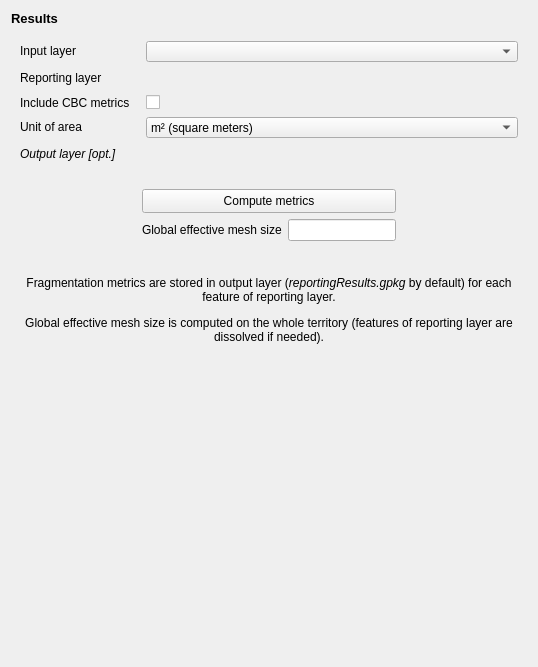
             <widget class="QWidget" name="fusionTab">
              <attribute name="title">
               <string>Light dispersal</string>
              </attribute>
              <layout class="QVBoxLayout" name="verticalLayout_2">
               <item>
                <widget class="QLabel" name="label_8">
                 <property name="sizePolicy">
                  <sizepolicy hsizetype="Expanding" vsizetype="Preferred">
                   <horstretch>0</horstretch>
                   <verstretch>0</verstretch>
                  </sizepolicy>
                 </property>
                 <property name="font">
                  <font>
                   <pointsize>10</pointsize>
                   <weight>75</weight>
                   <bold>true</bold>
                  </font>
                 </property>
                 <property name="text">
                  <string>Results</string>
                 </property>
                </widget>
               </item>
               <item>
                <widget class="QFrame" name="selectionLayerFrame_4">
                 <property name="sizePolicy">
                  <sizepolicy hsizetype="Expanding" vsizetype="Preferred">
                   <horstretch>0</horstretch>
                   <verstretch>0</verstretch>
                  </sizepolicy>
                 </property>
                 <property name="minimumSize">
                  <size>
                   <width>200</width>
                   <height>65</height>
                  </size>
                 </property>
                 <property name="frameShape">
                  <enum>QFrame::NoFrame</enum>
                 </property>
                 <property name="frameShadow">
                  <enum>QFrame::Raised</enum>
                 </property>
                 <layout class="QGridLayout" name="gridLayout_8">
                  <item row="0" column="0">
                   <widget class="QLabel" name="selectionLayerLabel_5">
                    <property name="sizePolicy">
                     <sizepolicy hsizetype="Fixed" vsizetype="Fixed">
                      <horstretch>0</horstretch>
                      <verstretch>0</verstretch>
                     </sizepolicy>
                    </property>
                    <property name="minimumSize">
                     <size>
                      <width>0</width>
                      <height>16</height>
                     </size>
                    </property>
                    <property name="font">
                     <font>
                      <weight>50</weight>
                      <bold>false</bold>
                     </font>
                    </property>
                    <property name="text">
                     <string>Input layer</string>
                    </property>
                   </widget>
                  </item>
                  <item row="0" column="1">
                   <widget class="QgsMapLayerComboBox" name="resultsInputLayer">
                    <property name="enabled">
                     <bool>true</bool>
                    </property>
                    <property name="sizePolicy">
                     <sizepolicy hsizetype="Preferred" vsizetype="Fixed">
                      <horstretch>0</horstretch>
                      <verstretch>0</verstretch>
                     </sizepolicy>
                    </property>
                    <property name="minimumSize">
                     <size>
                      <width>60</width>
                      <height>21</height>
                     </size>
                    </property>
                    <property name="maximumSize">
                     <size>
                      <width>16777215</width>
                      <height>21</height>
                     </size>
                    </property>
                    <property name="editable">
                     <bool>false</bool>
                    </property>
                    <property name="currentIndex">
                     <number>-1</number>
                    </property>
                    <property name="allowEmptyLayer">
                     <bool>false</bool>
                    </property>
                   </widget>
                  </item>
                  <item row="1" column="0">
                   <widget class="QLabel" name="selectionLayerLabel_12">
                    <property name="sizePolicy">
                     <sizepolicy hsizetype="Fixed" vsizetype="Fixed">
                      <horstretch>0</horstretch>
                      <verstretch>0</verstretch>
                     </sizepolicy>
                    </property>
                    <property name="minimumSize">
                     <size>
                      <width>120</width>
                      <height>16</height>
                     </size>
                    </property>
                    <property name="font">
                     <font>
                      <weight>50</weight>
                      <bold>false</bold>
                     </font>
                    </property>
                    <property name="text">
                     <string>Reporting layer</string>
                    </property>
                   </widget>
                  </item>
                  <item row="1" column="1">
                   <widget class="QgsFileWidget" name="resultsReportingLayer">
                    <property name="minimumSize">
                     <size>
                      <width>0</width>
                      <height>21</height>
                     </size>
                    </property>
                    <property name="maximumSize">
                     <size>
                      <width>16777215</width>
                      <height>21</height>
                     </size>
                    </property>
                   </widget>
                  </item>
                  <item row="2" column="0">
                   <widget class="QLabel" name="selectionLayerLabel_13">
                    <property name="sizePolicy">
                     <sizepolicy hsizetype="Fixed" vsizetype="Fixed">
                      <horstretch>0</horstretch>
                      <verstretch>0</verstretch>
                     </sizepolicy>
                    </property>
                    <property name="minimumSize">
                     <size>
                      <width>120</width>
                      <height>16</height>
                     </size>
                    </property>
                    <property name="font">
                     <font>
                      <weight>50</weight>
                      <bold>false</bold>
                     </font>
                    </property>
                    <property name="toolTip">
                     <string>Cross-Boundary Connection (CBC) is a method to mitigate border effect (data clip at administrative borders)</string>
                    </property>
                    <property name="toolTipDuration">
                     <number>0</number>
                    </property>
                    <property name="text">
                     <string>&lt;html&gt;&lt;head/&gt;&lt;body&gt;&lt;p&gt;Include CBC metrics &lt;img src=&quot;:/plugins/FragScape/icons/search.svg&quot; width=&quot;16&quot; height=&quot;16&quot;/&gt;&lt;/p&gt;&lt;/body&gt;&lt;/html&gt;</string>
                    </property>
                   </widget>
                  </item>
                  <item row="2" column="1">
                   <widget class="QCheckBox" name="resultsCBC">
                    <property name="text">
                     <string/>
                    </property>
                   </widget>
                  </item>
                  <item row="3" column="0">
                   <widget class="QLabel" name="selectionLayerLabel_18">
                    <property name="sizePolicy">
                     <sizepolicy hsizetype="Fixed" vsizetype="Fixed">
                      <horstretch>0</horstretch>
                      <verstretch>0</verstretch>
                     </sizepolicy>
                    </property>
                    <property name="minimumSize">
                     <size>
                      <width>120</width>
                      <height>16</height>
                     </size>
                    </property>
                    <property name="font">
                     <font>
                      <weight>50</weight>
                      <bold>false</bold>
                     </font>
                    </property>
                    <property name="text">
                     <string>Unit of area</string>
                    </property>
                   </widget>
                  </item>
                  <item row="3" column="1">
                   <widget class="QComboBox" name="resultsUnit">
                    <property name="minimumSize">
                     <size>
                      <width>0</width>
                      <height>21</height>
                     </size>
                    </property>
                    <property name="maximumSize">
                     <size>
                      <width>16777215</width>
                      <height>21</height>
                     </size>
                    </property>
                    <item>
                     <property name="text">
                      <string>m² (square meters)</string>
                     </property>
                    </item>
                    <item>
                     <property name="text">
                      <string>dam²/a (square decameters / ares)</string>
                     </property>
                    </item>
                    <item>
                     <property name="text">
                      <string>hm²/ha (square hectometers / hectares)</string>
                     </property>
                    </item>
                    <item>
                     <property name="text">
                      <string>km² (square kilometers)</string>
                     </property>
                    </item>
                   </widget>
                  </item>
                  <item row="4" column="0">
                   <widget class="QLabel" name="selectionLayerLabel_11">
                    <property name="sizePolicy">
                     <sizepolicy hsizetype="Fixed" vsizetype="Fixed">
                      <horstretch>0</horstretch>
                      <verstretch>0</verstretch>
                     </sizepolicy>
                    </property>
                    <property name="minimumSize">
                     <size>
                      <width>80</width>
                      <height>16</height>
                     </size>
                    </property>
                    <property name="font">
                     <font>
                      <weight>50</weight>
                      <italic>true</italic>
                      <bold>false</bold>
                     </font>
                    </property>
                    <property name="text">
                     <string>Output layer [opt.]</string>
                    </property>
                   </widget>
                  </item>
                  <item row="4" column="1">
                   <widget class="QgsFileWidget" name="resultsOutLayer">
                    <property name="sizePolicy">
                     <sizepolicy hsizetype="Expanding" vsizetype="Fixed">
                      <horstretch>0</horstretch>
                      <verstretch>0</verstretch>
                     </sizepolicy>
                    </property>
                    <property name="minimumSize">
                     <size>
                      <width>100</width>
                      <height>21</height>
                     </size>
                    </property>
                    <property name="maximumSize">
                     <size>
                      <width>16777215</width>
                      <height>21</height>
                     </size>
                    </property>
                    <property name="accessibleName">
                     <string/>
                    </property>
                    <property name="accessibleDescription">
                     <string/>
                    </property>
                    <property name="dialogTitle">
                     <string/>
                    </property>
                    <property name="defaultRoot">
                     <string/>
                    </property>
                   </widget>
                  </item>
                 </layout>
                </widget>
               </item>
               <item>
                <widget class="QFrame" name="frame_4">
                 <property name="frameShape">
                  <enum>QFrame::NoFrame</enum>
                 </property>
                 <property name="frameShadow">
                  <enum>QFrame::Raised</enum>
                 </property>
                 <layout class="QGridLayout" name="gridLayout_9">
                  <item row="0" column="0">
                   <spacer name="horizontalSpacer_3">
                    <property name="orientation">
                     <enum>Qt::Horizontal</enum>
                    </property>
                    <property name="sizeHint" stdset="0">
                     <size>
                      <width>30</width>
                      <height>20</height>
                     </size>
                    </property>
                   </spacer>
                  </item>
                  <item row="0" column="1" colspan="2">
                   <widget class="QPushButton" name="resultsRun">
                    <property name="sizePolicy">
                     <sizepolicy hsizetype="Preferred" vsizetype="Fixed">
                      <horstretch>0</horstretch>
                      <verstretch>0</verstretch>
                     </sizepolicy>
                    </property>
                    <property name="minimumSize">
                     <size>
                      <width>0</width>
                      <height>24</height>
                     </size>
                    </property>
                    <property name="maximumSize">
                     <size>
                      <width>16777215</width>
                      <height>24</height>
                     </size>
                    </property>
                    <property name="layoutDirection">
                     <enum>Qt::LeftToRight</enum>
                    </property>
                    <property name="text">
                     <string>Compute metrics</string>
                    </property>
                    <property name="icon">
                     <iconset>
                      <normaloff>:/plugins/FragScape/icons/play.svg</normaloff>:/plugins/FragScape/icons/play.svg</iconset>
                    </property>
                   </widget>
                  </item>
                  <item row="0" column="3">
                   <spacer name="horizontalSpacer">
                    <property name="orientation">
                     <enum>Qt::Horizontal</enum>
                    </property>
                    <property name="sizeHint" stdset="0">
                     <size>
                      <width>30</width>
                      <height>20</height>
                     </size>
                    </property>
                   </spacer>
                  </item>
                  <item row="1" column="0">
                   <spacer name="horizontalSpacer_4">
                    <property name="orientation">
                     <enum>Qt::Horizontal</enum>
                    </property>
                    <property name="sizeHint" stdset="0">
                     <size>
                      <width>122</width>
                      <height>20</height>
                     </size>
                    </property>
                   </spacer>
                  </item>
                  <item row="1" column="1">
                   <widget class="QLabel" name="label_10">
                    <property name="sizePolicy">
                     <sizepolicy hsizetype="Fixed" vsizetype="Preferred">
                      <horstretch>0</horstretch>
                      <verstretch>0</verstretch>
                     </sizepolicy>
                    </property>
                    <property name="text">
                     <string>Global effective mesh size</string>
                    </property>
                   </widget>
                  </item>
                  <item row="1" column="2">
                   <widget class="QLineEdit" name="resultsGlobalRes">
                    <property name="readOnly">
                     <bool>true</bool>
                    </property>
                   </widget>
                  </item>
                  <item row="1" column="3">
                   <spacer name="horizontalSpacer_5">
                    <property name="orientation">
                     <enum>Qt::Horizontal</enum>
                    </property>
                    <property name="sizeHint" stdset="0">
                     <size>
                      <width>122</width>
                      <height>20</height>
                     </size>
                    </property>
                   </spacer>
                  </item>
                 </layout>
                </widget>
               </item>
               <item>
                <widget class="QLabel" name="label_12">
                 <property name="sizePolicy">
                  <sizepolicy hsizetype="Fixed" vsizetype="Preferred">
                   <horstretch>0</horstretch>
                   <verstretch>0</verstretch>
                  </sizepolicy>
                 </property>
                 <property name="text">
                  <string/>
                 </property>
                </widget>
               </item>
               <item>
                <widget class="QLabel" name="label_14">
                 <property name="text">
                  <string>&lt;html&gt;&lt;head/&gt;&lt;body&gt;&lt;p&gt;Fragmentation metrics are stored in output layer (&lt;span style=&quot; font-style:italic;&quot;&gt;reportingResults.gpkg&lt;/span&gt; by default) for each feature of reporting layer.&lt;/p&gt;&lt;p&gt;Global effective mesh size is computed on the whole territory (features of reporting layer are dissolved if needed).&lt;/p&gt;&lt;/body&gt;&lt;/html&gt;</string>
                 </property>
                 <property name="textFormat">
                  <enum>Qt::RichText</enum>
                 </property>
                 <property name="scaledContents">
                  <bool>false</bool>
                 </property>
                 <property name="alignment">
                  <set>Qt::AlignCenter</set>
                 </property>
                 <property name="wordWrap">
                  <bool>true</bool>
                 </property>
                </widget>
               </item>
               <item>
                <spacer name="verticalSpacer_2">
                 <property name="orientation">
                  <enum>Qt::Vertical</enum>
                 </property>
                 <property name="sizeType">
                  <enum>QSizePolicy::MinimumExpanding</enum>
                 </property>
                 <property name="sizeHint" stdset="0">
                  <size>
                   <width>20</width>
                   <height>312</height>
                  </size>
                 </property>
                </spacer>
               </item>
              </layout>
             </widget>
